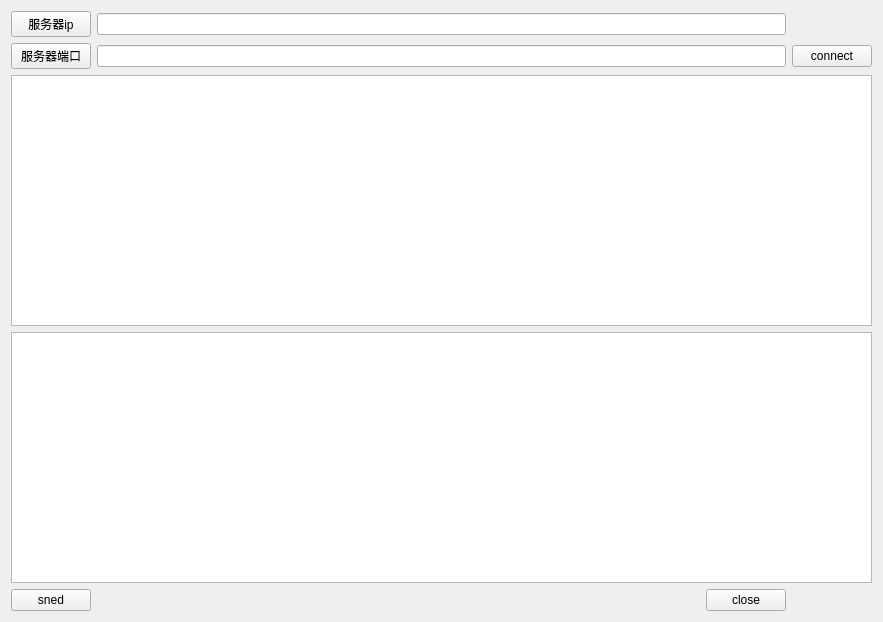
<?xml version="1.0" encoding="UTF-8"?>
<ui version="4.0">
 <class>Client</class>
 <widget class="QWidget" name="Client">
  <property name="geometry">
   <rect>
    <x>0</x>
    <y>0</y>
    <width>883</width>
    <height>622</height>
   </rect>
  </property>
  <property name="windowTitle">
   <string>Form</string>
  </property>
  <layout class="QGridLayout" name="gridLayout">
   <item row="0" column="0">
    <widget class="QPushButton" name="pushButton">
     <property name="text">
      <string>服务器ip</string>
     </property>
    </widget>
   </item>
   <item row="0" column="1" colspan="2">
    <widget class="QLineEdit" name="lineEditIp"/>
   </item>
   <item row="1" column="0">
    <widget class="QPushButton" name="pushButton_2">
     <property name="text">
      <string>服务器端口</string>
     </property>
    </widget>
   </item>
   <item row="1" column="1" colspan="2">
    <widget class="QLineEdit" name="lineEditPort"/>
   </item>
   <item row="1" column="3">
    <widget class="QPushButton" name="pushConnect">
     <property name="text">
      <string>connect</string>
     </property>
    </widget>
   </item>
   <item row="2" column="0" colspan="4">
    <widget class="QTextEdit" name="textEditRead"/>
   </item>
   <item row="3" column="0" colspan="4">
    <widget class="QTextEdit" name="textEditWrite"/>
   </item>
   <item row="4" column="0">
    <widget class="QPushButton" name="pushSend">
     <property name="text">
      <string>sned</string>
     </property>
    </widget>
   </item>
   <item row="4" column="1">
    <spacer name="horizontalSpacer">
     <property name="orientation">
      <enum>Qt::Horizontal</enum>
     </property>
     <property name="sizeHint" stdset="0">
      <size>
       <width>558</width>
       <height>20</height>
      </size>
     </property>
    </spacer>
   </item>
   <item row="4" column="2">
    <widget class="QPushButton" name="pushClose">
     <property name="text">
      <string>close</string>
     </property>
    </widget>
   </item>
  </layout>
 </widget>
 <resources/>
 <connections/>
</ui>
